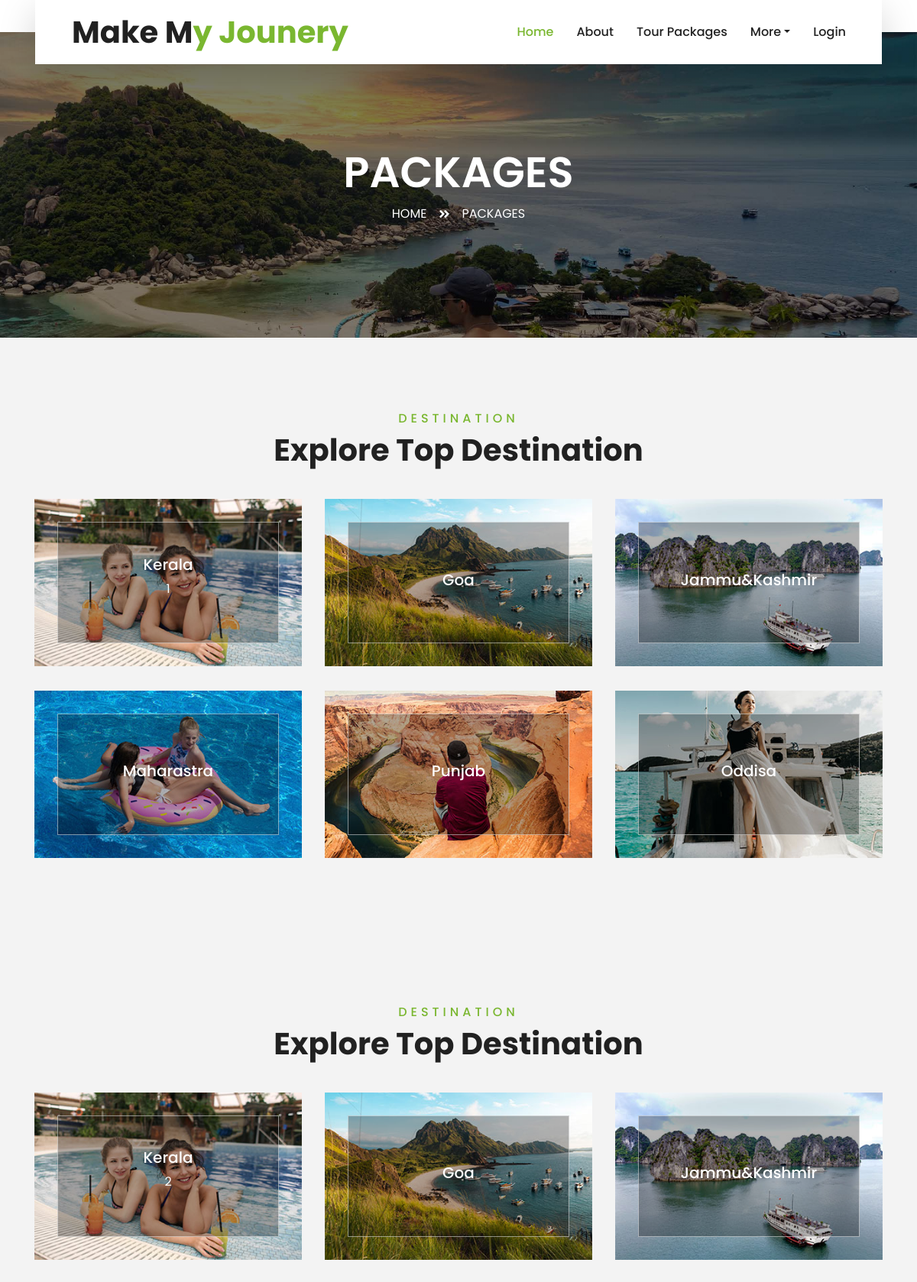
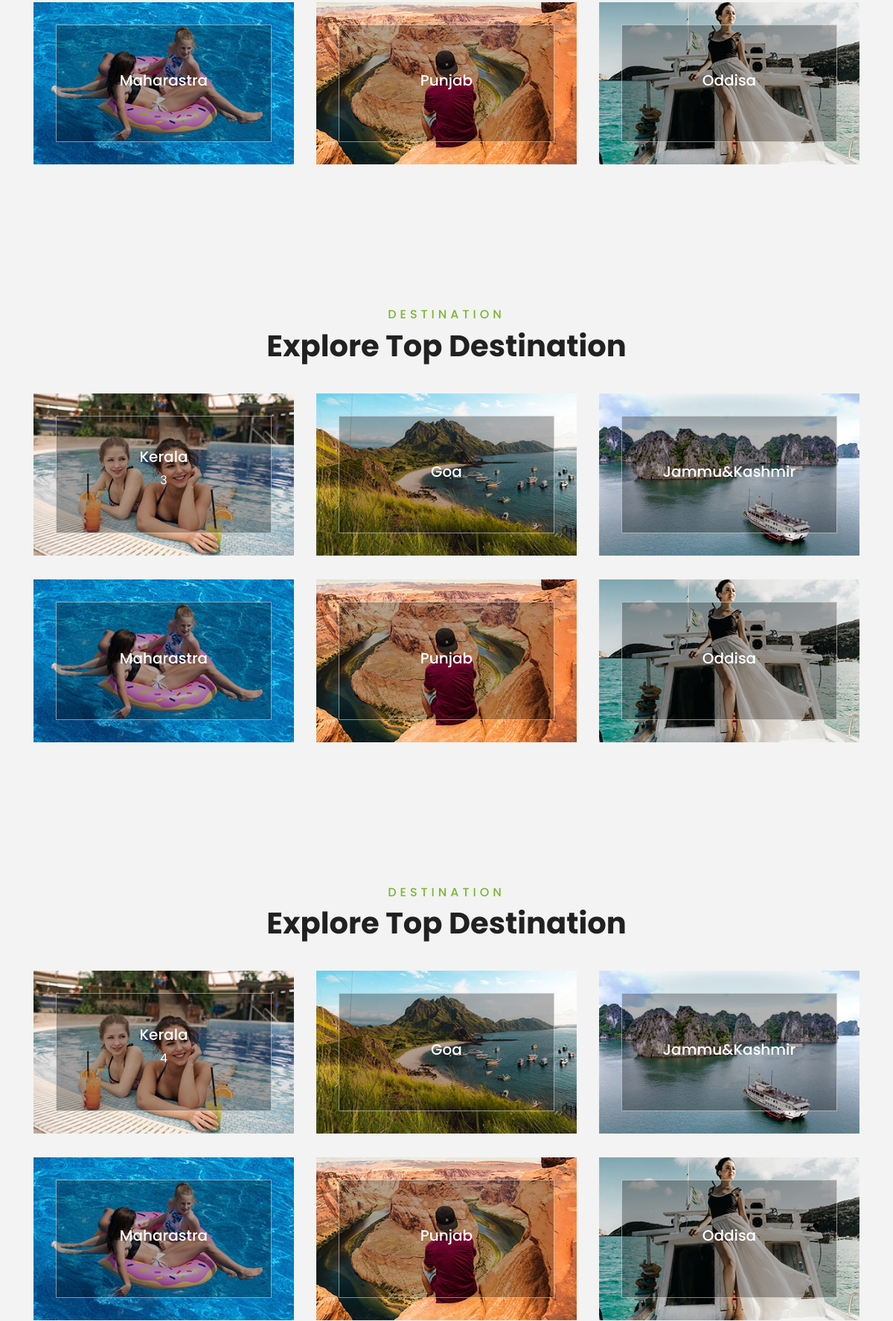
Screenshot of /viewPackage.php (upper part) with the database file from the repository (2 pictures, top to bottom).
### tables this page shows
CREATE TABLE `package` (
  `packageId` int(11) NOT NULL,
  `packageName` varchar(255) NOT NULL,
  `packageLocation` varchar(255) NOT NULL,
  `packageDetail` mediumtext NOT NULL,
  `numberOfDays` int(11) NOT NULL,
  `image` varchar(255) NOT NULL,
  `price` int(11) NOT NULL,
  `creationDate` date NOT NULL DEFAULT current_timestamp(),
  `SubDistict` varchar(255) DEFAULT NULL,
  `Season` varchar(10) DEFAULT NULL
);

### viewPackage.php (the view, shortened to what this page needs)
<!DOCTYPE html>
<html lang="en">
<head>
    <link href="https://cdnjs.cloudflare.com/ajax/libs/font-awesome/5.10.0/css/all.min.css" rel="stylesheet">
    <link href="lib/owlcarousel/assets/owl.carousel.min.css" rel="stylesheet">
    <link href="lib/tempusdominus/css/tempusdominus-bootstrap-4.min.css" rel="stylesheet" />
    <link href="css/style.css" rel="stylesheet">
</head>
<body>
<div class="container-fluid position-relative nav-bar p-0">
        <div class="container-lg position-relative p-0 px-lg-3" style="z-index: 9;">
            <nav class="navbar navbar-expand-lg bg-light navbar-light shadow-lg py-3 py-lg-0 pl-3 pl-lg-5">
                <a href="" class="navbar-brand">
                    <h1 class="m-0 text-primary"><span class="text-dark">Make M</span>y Jounery</h1>
                </a>
                <div class="collapse navbar-collapse justify-content-between px-3" id="navbarCollapse">
                    <div class="navbar-nav ml-auto py-0">
                        <a href="Homepage.php" class="nav-item nav-link active">Home</a>
                        <a href="about.php" class="nav-item nav-link">About</a>
                        <a href="package.php" class="nav-item nav-link">Tour Packages</a>
                        <div class="nav-item dropdown">
                            <a href="#" class="nav-link dropdown-toggle" data-toggle="dropdown">More</a>
                        </div>
                        <a href="<?php if(isset($_SESSION['sesLog'])) echo 'Logout.php'; else echo 'Login.php'; ?>" class="nav-item nav-link"><?php if(isset($_SESSION['sesLog'])) echo "Logout"; else echo "Login" ?></a>
                    </div>
                </div>
            </nav>
        </div>
    </div>
    <div class="container-fluid page-header">
        <div class="container">
            <div class="d-flex flex-column align-items-center justify-content-center" style="min-height: 400px">
                <h3 class="display-4 text-white text-uppercase">Packages</h3>
                <div class="d-inline-flex text-white">
                    <p class="m-0 text-uppercase"><a class="text-white" href="">Home</a></p>
                    <i class="fa fa-angle-double-right pt-1 px-3"></i>
                    <p class="m-0 text-uppercase">Packages</p>
                </div>
            </div>
        </div>
    </div>
        <?php
                    $sql=mysqli_query($conn,"select * from package");
                    while($row=mysqli_fetch_array($sql))
                    {
                    ?>
    <div class="container-fluid py-5">
        <div class="container pt-5 pb-3">
            <div class="text-center mb-3 pb-3">
                <h6 class="text-primary text-uppercase" style="letter-spacing: 5px;">Destination</h6>
                <h1>Explore Top Destination</h1>
            </div>
            <div class="row">
                <div class="col-lg-4 col-md-6 mb-4">
                    <div class="destination-item position-relative overflow-hidden mb-2">
                        <img class="img-fluid" src="img/destination-1.jpg" alt="">
                        <a class="destination-overlay text-white text-decoration-none" href="KerlaPackage.php">
                            <h5 class="text-white">Kerala</h5>
                            <p><?php echo htmlentities($row['packageId']);?></p>
                        </a>
                    </div>
                </div>
                <div class="col-lg-4 col-md-6 mb-4">
                    <div class="destination-item position-relative overflow-hidden mb-2">
                        <img class="img-fluid" src="img/destination-2.jpg" alt="">
                        <a class="destination-overlay text-white text-decoration-none" href="GoaPackage.php">
                            <h5 class="text-white">Goa</h5>
                        </a>
                    </div>
                </div>
                <div class="col-lg-4 col-md-6 mb-4">
                    <div class="destination-item position-relative overflow-hidden mb-2">
                        <img class="img-fluid" src="img/destination-3.jpg" alt="">
                        <a class="destination-overlay text-white text-decoration-none" href="J&KPackage.php">
                            <h5 class="text-white">Jammu&Kashmir</h5>
                        </a>
                    </div>
                </div>
                <div class="col-lg-4 col-md-6 mb-4">
                    <div class="destination-item position-relative overflow-hidden mb-2">
                        <img class="img-fluid" src="img/destination-4.jpg" alt="">
                        <a class="destination-overlay text-white text-decoration-none" href="MaharastraPackage.php">
                            <h5 class="text-white">Maharastra</h5>
                        </a>
                    </div>
                </div>
                <div class="col-lg-4 col-md-6 mb-4">
                    <div class="destination-item position-relative overflow-hidden mb-2">
                        <img class="img-fluid" src="img/destination-5.jpg" alt="">
                        <a class="destination-overlay text-white text-decoration-none" href="PunjabPackage.php">
                            <h5 class="text-white">Punjab</h5>
                        </a>
                    </div>
                </div>
                <div class="col-lg-4 col-md-6 mb-4">
                    <div class="destination-item position-relative overflow-hidden mb-2">
                        <img class="img-fluid" src="img/destination-6.jpg" alt="">
                        <a class="destination-overlay text-white text-decoration-none" href="OddisaPackage.php">
                            <h5 class="text-white">Oddisa</h5>
                        </a>
                    </div>
                </div>
            </div>
        </div>
    </div>
<?php
} ?>
</body>
</html>

### rows the page displays
package: packageId "1"
package: packageId "2"
package: packageId "3"
package: packageId "4"
